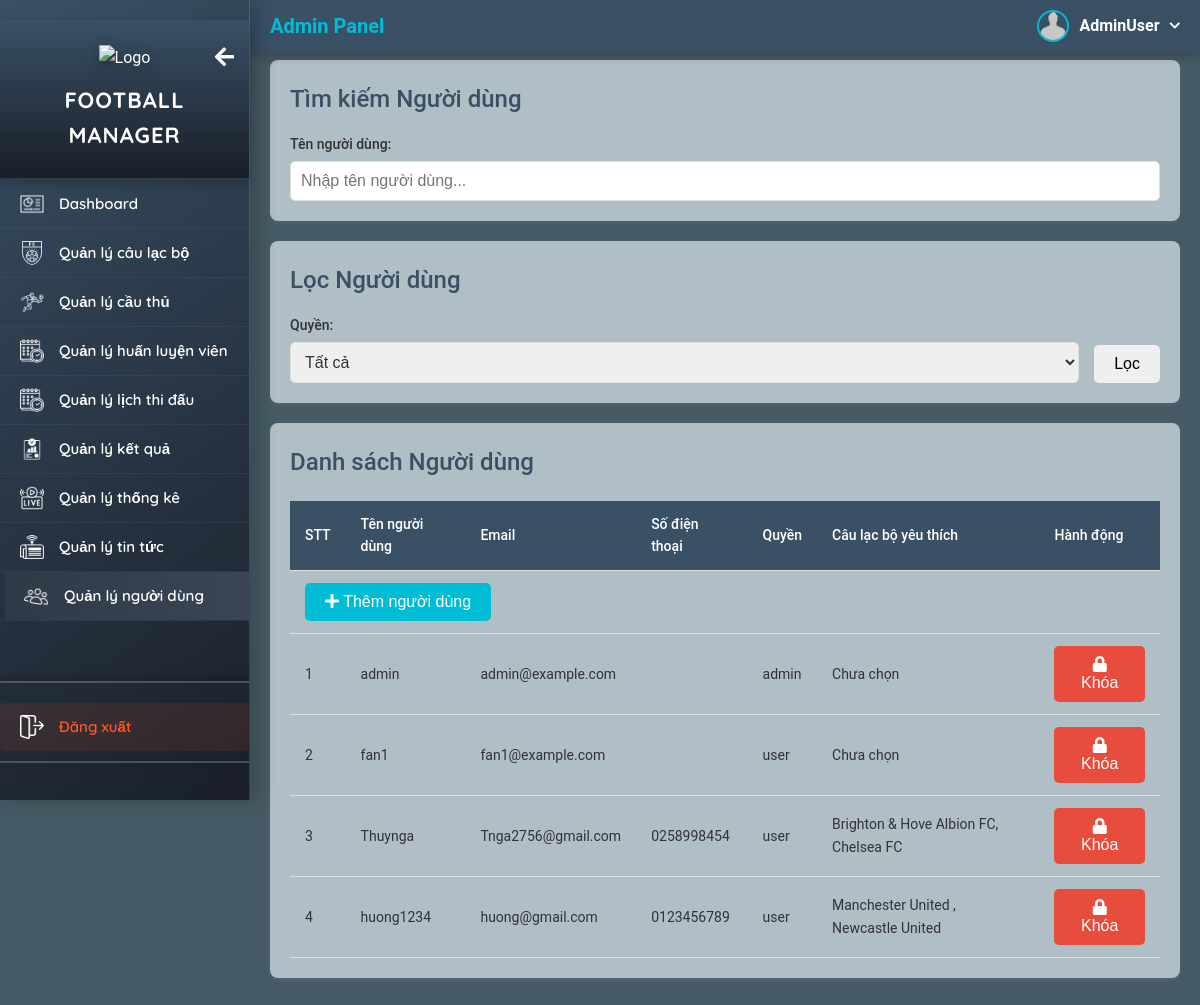
The app's page /admin/manageUsers.php with its own data.
### tables this page shows
CREATE TABLE `users` (
  `user_id` int NOT NULL,
  `username` varchar(50) NOT NULL,
  `email` varchar(100) NOT NULL,
  `password` varchar(255) NOT NULL,
  `role` enum('admin','user') DEFAULT 'user',
  `avatar_url` varchar(255) DEFAULT NULL,
  `birth_date` date DEFAULT NULL,
  `sex` enum('Nam','Nữ','Không xác định') DEFAULT 'Không xác định',
  `birthday` date DEFAULT NULL,
  `country` varchar(100) DEFAULT NULL,
  `phone_number` varchar(20) DEFAULT NULL,
  `favorite_teams` varchar(255) DEFAULT NULL,
  `login_attempts` int DEFAULT '0',
  `is_locked` tinyint(1) DEFAULT '0',
  `lock_until` datetime DEFAULT NULL,
  `lock_reason` text
);

### Controller/userController.php (called while the page is built, shortened)
<?php
function getUsers($conn, $role = null, $search = null) {
    $sql = "SELECT u.*, u.favorite_teams
            FROM users u
            WHERE 1=1";
    $result = mysqli_query($conn, $sql);
    $users = mysqli_fetch_all($result, MYSQLI_ASSOC);
    foreach ($users as &$user) {
        if (!empty($user['favorite_teams'])) {
            $team_ids = explode(',', $user['favorite_teams']);
            $team_names = [];
            foreach ($team_ids as $team_id) {
                $team_id = (int)$team_id;
                $team_sql = "SELECT name FROM teams WHERE team_id = $team_id";
                $team_result = mysqli_query($conn, $team_sql);
                $team = mysqli_fetch_assoc($team_result);
                if ($team) {
                    $team_names[] = $team['name'];
                }
            }
        } else {
            $user['favorite_team_names'] = 'Chưa chọn';
        }
    }
    return $users;
}
?>

### admin/manageUsers.php (the view, shortened to what this page needs)
<?php
require_once '../includes/config.php';
require_once '../controller/userController.php';
$role = isset($_GET['role']) ? trim($_GET['role']) : null;
$search = isset($_GET['search']) ? trim($_GET['search']) : null;
$users = getUsers($conn, $role, $search);
?>
<!DOCTYPE html>
<html lang="vi">
<head>
    <link rel="stylesheet" href="../assets/css/manageUsers.css">
    <link rel="stylesheet" href="https://cdnjs.cloudflare.com/ajax/libs/font-awesome/6.0.0-beta3/css/all.min.css">
</head>
<body>
    <?php include '../includes/sidebar.php'; ?>
    <div class="main-content">
        <div class="card search-section">
            <h2>Tìm kiếm Người dùng</h2>
            <form class="search-form">
                <div class="form-group">
                    <label for="userSearch">Tên người dùng:</label>
                    <div class="autocomplete">
                        <input type="text" id="userSearch" name="search" placeholder="Nhập tên người dùng..." value="<?php echo htmlspecialchars($search ?? ''); ?>" onkeyup="searchUsers()">
                    </div>
                </div>
            </form>
        </div>
        <div class="card filter-section">
            <h2>Lọc Người dùng</h2>
            <form method="GET" class="filter-form">
                <div class="form-group">
                    <label for="filter_role">Quyền:</label>
                    <select name="role" id="filter_role">
                        <option value="">Tất cả</option>
                    </select>
                </div>
                <button type="submit" class="btn">Lọc</button>
            </form>
        </div>
        <div class="card">
            <h2>Danh sách Người dùng</h2>
            <table class="user-table">
                <thead>
                    <tr>
                        <th data-column="stt">STT<span class="resizer"></span></th>
                        <th data-column="username">Tên người dùng<span class="resizer"></span></th>
                        <th data-column="email">Email<span class="resizer"></span></th>
                        <th data-column="phone">Số điện thoại<span class="resizer"></span></th>
                        <th data-column="role">Quyền<span class="resizer"></span></th>
                        <th data-column="team">Câu lạc bộ yêu thích<span class="resizer"></span></th>
                        <th data-column="actions">Hành động</th>
                    </tr>
                </thead>
                <tbody>
                    <tr>
                        <td colspan="7">
                            <button class="btn add-btn" onclick="openAddModal()">
                                <i class="fas fa-plus"></i> Thêm người dùng
                            </button>
                        </td>
                    </tr>
                    <?php $stt = 1; foreach ($users as $user): ?>
                        <tr>
                            <td><?php echo $stt++; ?></td>
                            <td><?php echo htmlspecialchars($user['username'] ?? ''); ?></td>
                            <td><?php echo htmlspecialchars($user['email'] ?? ''); ?></td>
                            <td><?php echo htmlspecialchars($user['phone_number'] ?? ''); ?></td>
                            <td><?php echo htmlspecialchars($user['role'] ?? ''); ?></td>
                            <td><?php echo htmlspecialchars($user['favorite_team_names'] ?? 'Chưa chọn'); ?></td>
                            <td>
                                <?php if ($user['is_locked'] == 0): ?>
                                    <button class="btn lock-btn" onclick="openLockModal(<?php echo $user['user_id']; ?>, '<?php echo htmlspecialchars(addslashes($user['username'] ?? '')); ?>')">
                                        <i class="fas fa-lock"></i> Khóa
                                    </button>
                                <?php endif; ?>
                            </td>
                        </tr>
                    <?php endforeach; ?>
                </tbody>
            </table>
        </div>
    </div>
</body>
</html>

### assets/css/manageUsers.css (style rules this page uses)
:root { --primary-dark: #3b5998; --primary-light: #3b5998; --accent-teal: #00bcd4; --text-light: #ffffff; --text-dark: #333333; --background-light: #455A64; --background-white: #ffffff; --border-light: #e0e0e0; --error-red: #e74c3c; --success-green: #2ecc71; }
* { margin: 0; padding: 0; box-sizing: border-box; }
body { font-family: 'Roboto', sans-serif; background-color: var(--background-light); color: var(--text-dark); line-height: 1.6; }
.main-content { margin-left: 250px; padding: 20px; padding-top: 60px; }
.card { background-color: #B0BEC5; border-radius: 8px; box-shadow: 0 2px 5px rgba(221, 226, 235, 0.1); padding: 20px; margin-bottom: 20px; transition: background-color 0.3s ease; }
.card h2 { font-size: 1.5rem; margin-bottom: 15px; color: var(--primary-dark); font-weight: 500; }
.search-form, .filter-form { display: flex; flex-wrap: wrap; gap: 15px; align-items: flex-end; }
.form-group { flex: 1; min-width: 200px; }
.form-group label { display: block; margin-bottom: 5px; font-weight: 500; color: var(--text-dark); font-size: 0.875rem; }
.form-group input, .form-group select, .form-group textarea { width: 100%; padding: 10px; border: 1px solid var(--border-light); border-radius: 5px; font-size: 1rem; color: var(--text-dark); }
.autocomplete { position: relative; }
.btn { padding: 10px 20px; border: none; border-radius: 5px; font-size: 1rem; cursor: pointer; transition: background-color 0.3s ease; }
.btn.add-btn { background-color: var(--accent-teal); color: var(--text-light); }
.btn.lock-btn { background-color: var(--error-red); color: var(--text-light); }
.user-table { width: 100%; border-collapse: collapse; margin-top: 20px; }
.user-table th, .user-table td { padding: 12px 15px; text-align: left; border-bottom: 1px solid var(--border-light); font-size: 0.875rem; }
.user-table th { background-color: var(--primary-dark); color: var(--text-light); font-weight: 500; }

### assets/css/sidebar.css (style rules this page uses)
:root { --primary-dark: #395065; --accent-orange: #FF5722; --accent-teal: #00BCD4; --text-white: #FFFFFF; --text-gray: #B0BEC5; --card-bg: #2E3A46; --shadow: #00000033; font-family: 'Quicksand', sans-serif; }
* { box-sizing: border-box; }
h1, h2 { color: var(--accent-teal); font-weight: 700; }

### admin/manageUsers.php (style rules this page uses)
.resizer { position: absolute; right: 0; top: 0; width: 5px; height: 100%; cursor: col-resize; background-color: transparent; z-index: 1; }
.user-table th, .user-table td { position: relative; overflow: hidden; }

### records on screen
users: username "admin", email "admin@example.com", role "admin", favorite_team_names "Chưa chọn"
users: username "fan1", email "fan1@example.com", role "user", favorite_team_names "Chưa chọn"
users: username "Thuynga", email "Tnga2756@gmail.com", phone_number "0258998454", role "user", favorite_team_names "Brighton & Hove Albion FC, Chelsea FC"
users: username "huong1234", email "huong@gmail.com", phone_number "0123456789", role "user", favorite_team_names "Manchester United , Newcastle United"

### other values on screen
$user_info['username'] "AdminUser"
